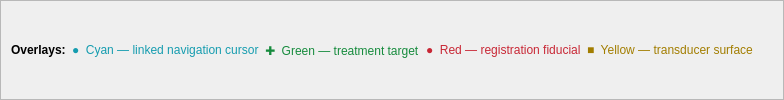
                                  <widget class="QFrame" name="overlayLegend">
                                    <property name="frameShape">
                                      <enum>QFrame::StyledPanel</enum>
                                    </property>
                                    <property name="styleSheet">
                                      <string>QFrame#overlayLegend { background: #f8fafb; border: 1px solid #d9e0e4; border-radius: 4px; } QLabel { border: 0; }</string>
                                    </property>
                                    <layout class="QHBoxLayout" name="overlayLegendLayout">
                                      <property name="leftMargin">
                                        <number>10</number>
                                      </property>
                                      <property name="rightMargin">
                                        <number>10</number>
                                      </property>
                                      <item>
                                        <widget class="QLabel" name="legendTitle">
                                          <property name="text">
                                            <string>Overlays:</string>
                                          </property>
                                          <property name="styleSheet">
                                            <string>font-weight: 600;</string>
                                          </property>
                                        </widget>
                                      </item>
                                      <item>
                                        <widget class="QLabel" name="cyanLegend">
                                          <property name="text">
                                            <string>●  Cyan — linked navigation cursor</string>
                                          </property>
                                          <property name="styleSheet">
                                            <string>color: #159caf;</string>
                                          </property>
                                        </widget>
                                      </item>
                                      <item>
                                        <widget class="QLabel" name="greenLegend">
                                          <property name="text">
                                            <string>✚  Green — treatment target</string>
                                          </property>
                                          <property name="styleSheet">
                                            <string>color: #168b3d;</string>
                                          </property>
                                        </widget>
                                      </item>
                                      <item>
                                        <widget class="QLabel" name="redLegend">
                                          <property name="text">
                                            <string>●  Red — registration fiducial</string>
                                          </property>
                                          <property name="styleSheet">
                                            <string>color: #c82735;</string>
                                          </property>
                                        </widget>
                                      </item>
                                      <item>
                                        <widget class="QLabel" name="yellowLegend">
                                          <property name="text">
                                            <string>■  Yellow — transducer surface</string>
                                          </property>
                                          <property name="styleSheet">
                                            <string>color: #a27d00;</string>
                                          </property>
                                        </widget>
                                      </item>
                                      <item>
                                        <spacer name="legendSpacer">
                                          <property name="orientation">
                                            <enum>Qt::Horizontal</enum>
                                          </property>
                                          <property name="sizeHint">
                                            <size>
                                              <width>20</width>
                                              <height>20</height>
                                            </size>
                                          </property>
                                        </spacer>
                                      </item>
                                    </layout>
                                  </widget>
